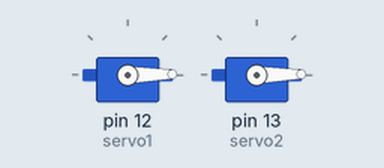
Bench run of a sketch on a simulated Arduino Uno, built with avr-gcc and run on an emulated ATmega328P. Shown: 2 × servo. What the sketch prints to the serial monitor is not drawn.

Above: at 0.05 s.
At 1.9 s:
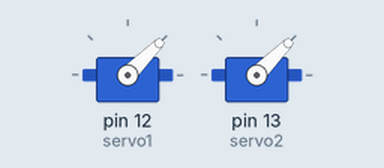
At 3.75 s:
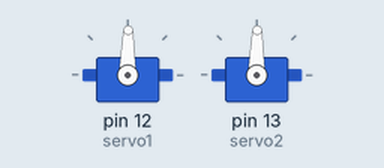
At 7.5 s:
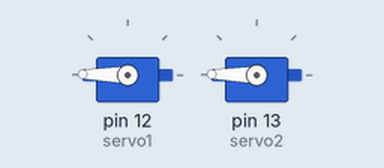
Timing chart, 0 to 9.8 s (numbered marks = the images above):
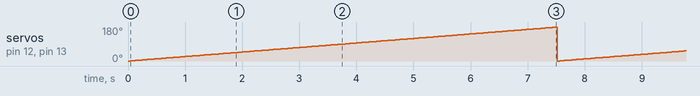

Measured:
- by itself, servo on pin 12 (servo1), servo on pin 13 (servo2): ramps from 0° to 179° and jumps back, once every 7.5 s

The sketch:

Sketch_Bot.ino
```cpp
#include <Servo.h>
Servo servo1; Servo servo2;


void setup() {

  pinMode(1,OUTPUT);
  servo1.attach(12); //analog pin 0
  //servo1.setMaximumPulse(2000);
  //servo1.setMinimumPulse(700);

  servo2.attach(13); //analog pin 1
  Serial.begin(9600);
  Serial.println("Ready");

}

void loop() {
  int pos1 = 0;
  int pos2 = 0;
  for (float x = 0; x <1800; x++){
    servo1.write(x/10);
    servo2.write(x/10);
    delay(4);
  }
 }

void forward() {
  servo1.write(0);
  servo2.write(180);
}

void reverse(){
  servo1.write(180);
  servo2.write(0);
}

void wait() {
  servo1.write(99);
  servo2.write(99);
}

void left() {
  servo1.write(99);
  servo2.write(180);
}

void right() {
  servo1.write(0);
  servo2.write(99);
}
```
